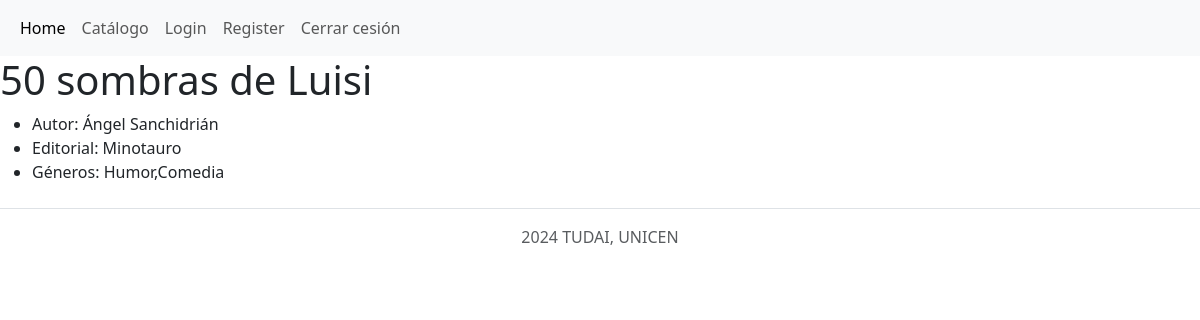
/book/9 (signed in), run on the app's committed database.
### tables this page shows
CREATE TABLE `libro` (
  `id` int(11) NOT NULL,
  `nombre` varchar(60) NOT NULL,
  `autor` varchar(60) NOT NULL,
  `editorial` varchar(60) DEFAULT NULL,
  `genero` varchar(60) NOT NULL,
  `ID_genero` int(11) NOT NULL,
  `ID_genero2` int(11) DEFAULT NULL,
  `ID_genero3` int(11) DEFAULT NULL,
  `stock` int(11) NOT NULL
);

### app/views/catalogue.view.php (called while the page is built, shortened)
<?php
class CatalogueView {
    public function showBook($book) {
        require 'templates/book.phtml';
    }
}

### app/controllers/catalogue.controller.php (called while the page is built, shortened)
<?php
require_once 'app/models/catalogue.model.php';
require_once 'app/views/catalogue.view.php';
class CatalogueController {
    private $model;
    private $view;
    public function __construct() {
        $this->model = new CatalogueModel();
        $this->view = new CatalogueView();
    }
    public function showBook($id) {
        $book = $this->model->getBook($id);
        return $this->view->showBook($book);
    }
}

### app/models/catalogue.model.php (called while the page is built, shortened)
<?php
class CatalogueModel {
    private $db;
    public function __construct() {
        $this->db = new PDO('mysql:host=localhost;dbname=tpe-web-2;charset=utf8', 'root', '');
    }
    public function getBook($id) {
        $query = $this->db->prepare('SELECT * FROM libro WHERE id = ?');
        $query->execute([$id]);
        $book = $query->fetch(PDO::FETCH_OBJ);
        return $book;
    }
}

### templates/book.phtml (the view)
<?php require 'templates/layout/header.phtml' ?>
<h1> <?php echo $book->nombre ?> </h1>
<ul>
    <li> Autor: <?php echo $book->autor ?> </li>
    <li> Editorial: <?php echo $book->editorial ?> </li>
    <li> Géneros: <?php echo $book->genero ?> </li>
</ul>
<?php require 'templates/layout/footer.phtml' ?>

### data on the page
libro: nombre "50 sombras de Luisi", autor "Ángel Sanchidrián", editorial "Minotauro", genero "Humor,Comedia"
